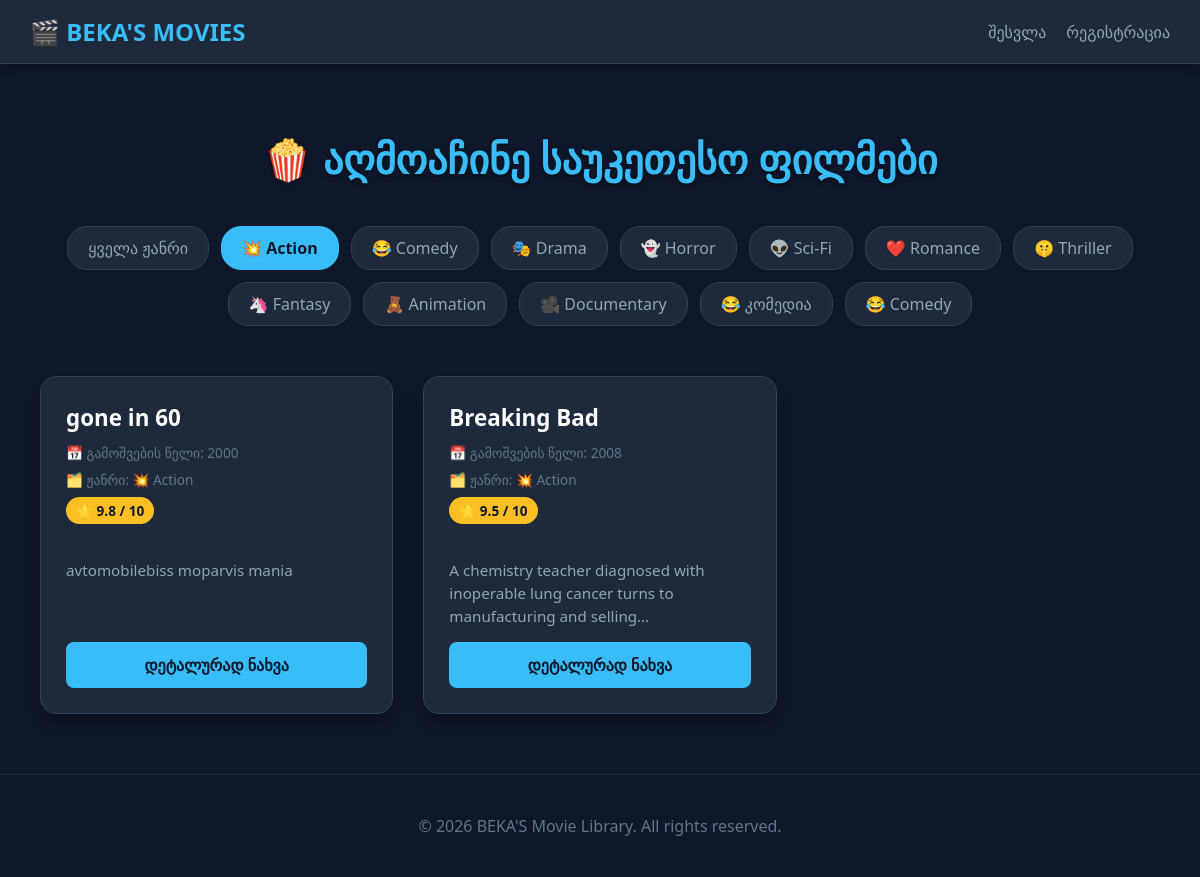
/?category=1, run on the app's committed database.
### core/models.py (models this page shows, shortened)
class Category(models.Model):
    name = models.CharField(max_length=100)
    description = models.TextField(null=True, blank=True)
    @property
    def icon(self):
        genre_icons = {
            'Action': '💥',
            'Comedy': '😂',
            'კომედია': '😂',
            'Drama': '🎭',
            'Horror': '👻',
            'Sci-Fi': '👽',
            'Romance': '❤️',
            'Thriller': '🤫',
            'Fantasy': '🦄',
            'Animation': '🧸',
            'Documentary': '🎥',
        }
        return genre_icons.get(self.name, '🍿')

class Films(models.Model):
    title = models.CharField(max_length=200)
    category = models.ForeignKey(Category, on_delete=models.SET_NULL, null=True, blank=True, related_name='films')
    description = models.TextField()
    release_date = models.DateField()
    rate = models.DecimalField(
        max_digits=3,
        decimal_places=1,
        validators=[MinValueValidator(0.0), MaxValueValidator(10.0)]
    )
    link = models.URLField(null=True, blank=True)
    likes = models.ManyToManyField(User, related_name='liked_films', blank=True)
    def get_absolute_url(self):
        return f"/product/{self.pk}/"

### core/views.py (the view)
# urls.py: path('', HomeView.as_view(), name='home'),
class HomeView(ListView):
    model = Films
    paginate_by = 6
    template_name = 'index.html'
    def get_queryset(self):
        queryset = super().get_queryset()
        category_id = self.request.GET.get('category')
        if category_id:
            queryset = queryset.filter(category_id=category_id)
        return queryset
    def get_context_data(self, **kwargs):
        context = super().get_context_data(**kwargs)
        context['categories'] = Category.objects.all()
        category_id = self.request.GET.get('category')
        context['selected_category'] = int(category_id) if category_id and category_id.isdigit() else None
        if self.request.user.is_authenticated:
            context['liked_movies'] = self.request.user.liked_films.all()
        return context

### core/templates/index.html (shortened to what this page needs)
{% extends 'base.html' %}
{% block content %}
    <h1>🍿 აღმოაჩინე საუკეთესო ფილმები</h1>
    <div class="category-container">
        <a href="/" class="category-btn {% if not selected_category %}active{% endif %}">ყველა ჟანრი</a>
        {% for cat in categories %}
            <a href="?category={{ cat.id }}" class="category-btn {% if selected_category == cat.id %}active{% endif %}">
                {{ cat.icon }} {{ cat.name }}
            </a>
        {% endfor %}
    </div>
    <div class="movies-container">
        {% for film in object_list %}
            <div class="movie-card">
                <div>
                    <h3 class="movie-title">{{ film.title }}</h3>
                    <div class="movie-meta">📅 გამოშვების წელი: {{ film.release_date|date:"Y" }}</div>
                    <div class="movie-meta">🗂️ ჟანრი: {{ film.category.icon }} {{ film.category.name }}</div>
                    <div class="movie-rating">⭐ {{ film.rate }} / 10</div>
                    <p class="movie-description">{{ film.description }}</p>
                </div>
                <a href="{{ film.get_absolute_url }}" class="watch-btn">დეტალურად ნახვა</a>
            </div>
        {% endfor %}
    </div>
{% endblock %}

### core/templates/base.html (style rules this page uses)
body { margin: 0; padding: 0; box-sizing: border-box; }
.movies-container { display: grid; grid-template-columns: repeat(auto-fit, minmax(300px, 1fr)); gap: 20px; padding: 20px; }
body { font-family: 'Segoe UI', Roboto, Helvetica, Arial, sans-serif; background-color: #0f172a; color: #f8fafc; margin: 0; padding: 0; }
h1 { text-align: center; font-size: 2.5rem; margin-bottom: 40px; color: #38bdf8; text-shadow: 0 2px 4px rgba(0, 0, 0, 0.5); }
.category-container { display: flex; justify-content: center; gap: 12px; margin-bottom: 30px; flex-wrap: wrap; }
.category-btn { background-color: #1e293b; color: #94a3b8; padding: 10px 20px; border-radius: 20px; text-decoration: none; font-weight: 500; border: 1px solid #334155; transition: all 0.2s ease; }
.category-btn.active { background-color: #38bdf8; color: #0f172a; border-color: #38bdf8; font-weight: bold; }
.movies-container { display: grid; grid-template-columns: repeat(auto-fill, minmax(300px, 1fr)); gap: 30px; }
.movie-card { background-color: #1e293b; border-radius: 16px; padding: 25px; box-shadow: 0 10px 15px -3px rgba(0, 0, 0, 0.3); display: flex; flex-direction: column; justify-content: space-between; transition: transform 0.2s ease, box-shadow 0.2s ease; border: 1px solid #334155; }
.movie-title { font-size: 1.4rem; margin: 0 0 10px 0; color: #ffffff; }
.movie-description { color: #94a3b8; font-size: 0.95rem; line-height: 1.5; margin-bottom: 15px; display: -webkit-box; -webkit-line-clamp: 3; -webkit-box-orient: vertical; overflow: hidden; }
.movie-meta { font-size: 0.85rem; color: #64748b; margin-bottom: 8px; }
.movie-rating { display: inline-block; background-color: #fbbf24; color: #0f172a; font-weight: bold; padding: 4px 10px; border-radius: 20px; font-size: 0.85rem; margin-bottom: 20px; align-self: flex-start; }
.watch-btn { display: block; text-align: center; background-color: #38bdf8; color: #0f172a; text-decoration: none; font-weight: bold; padding: 12px; border-radius: 8px; transition: background-color 0.2s ease; margin-top: auto; }

### data on the page
Category: icon "💥", name "Action"
Category: icon "😂", name "Comedy"
Category: icon "🎭", name "Drama"
Category: icon "👻", name "Horror"
Category: icon "👽", name "Sci-Fi"
Category: icon "❤️", name "Romance"
Category: icon "🤫", name "Thriller"
Category: icon "🦄", name "Fantasy"
Category: icon "🧸", name "Animation"
Category: icon "🎥", name "Documentary"
Category: icon "😂", name "კომედია"
Category: icon "😂", name "Comedy"
Films: title "gone in 60", release_date "2000", category.icon "💥", category.name "Action", rate "9.8", description "avtomobilebiss moparvis mania"
Films: title "Breaking Bad", release_date "2008", category.icon "💥", category.name "Action", rate "9.5", description "A chemistry teacher diagnosed with inoperable lung cancer turns to manufacturing and…"
